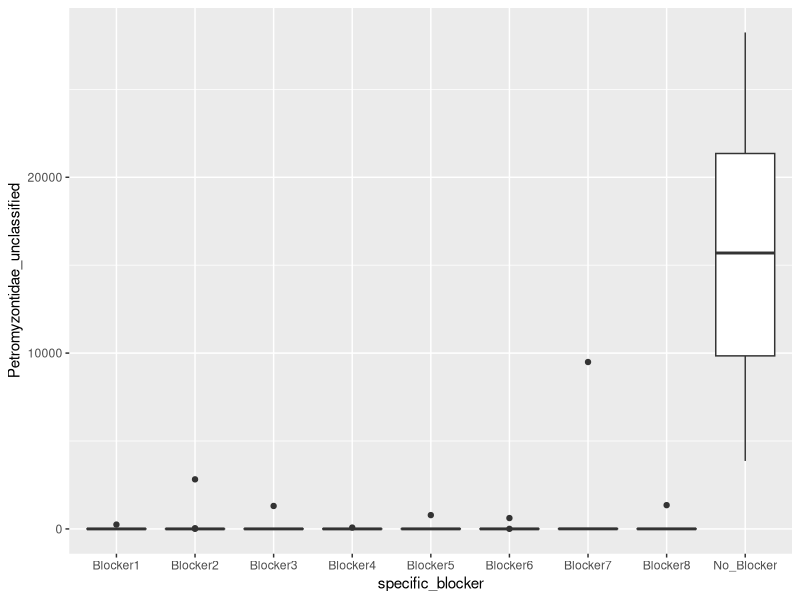
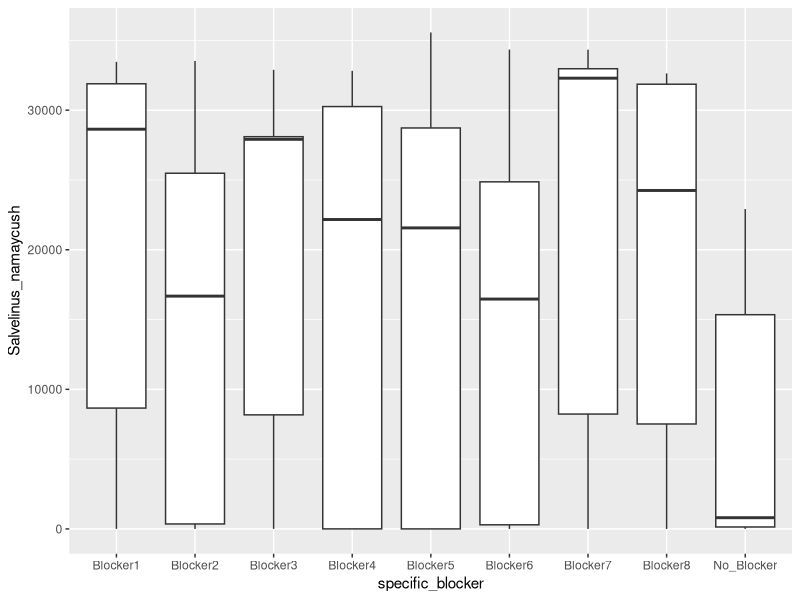
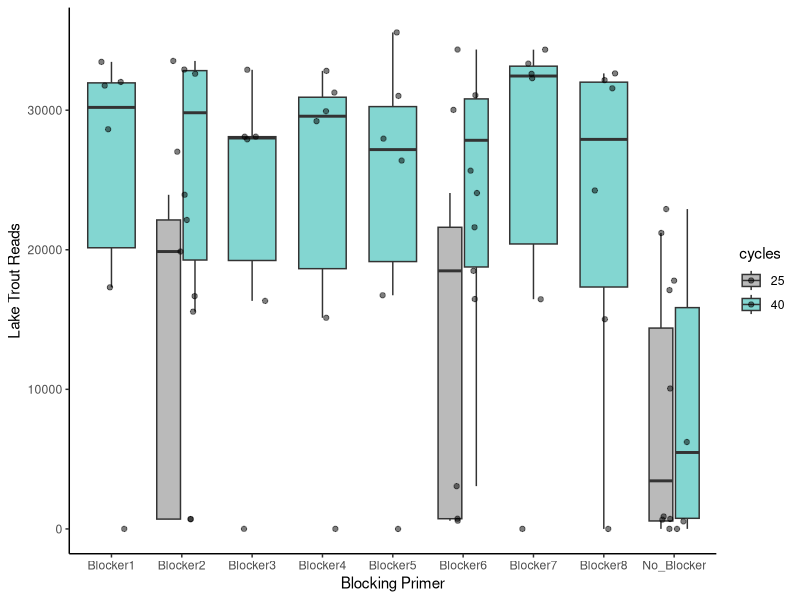
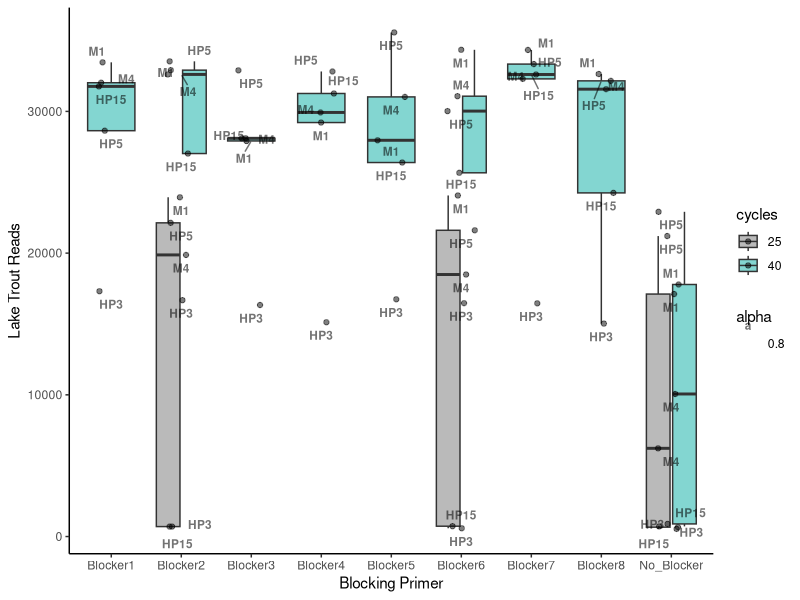
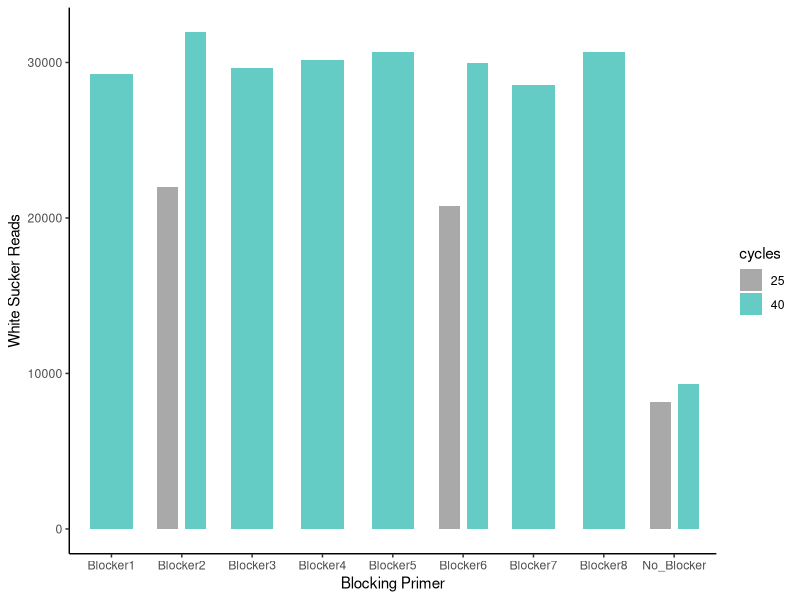
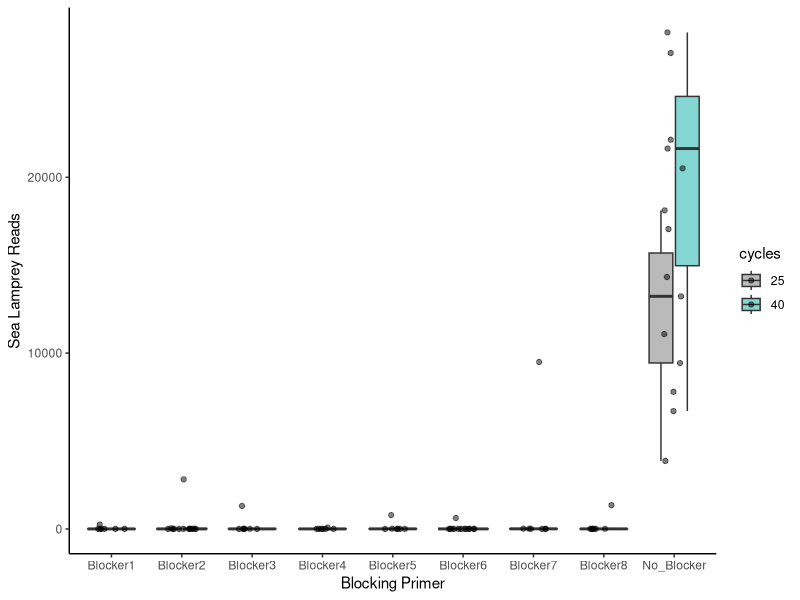
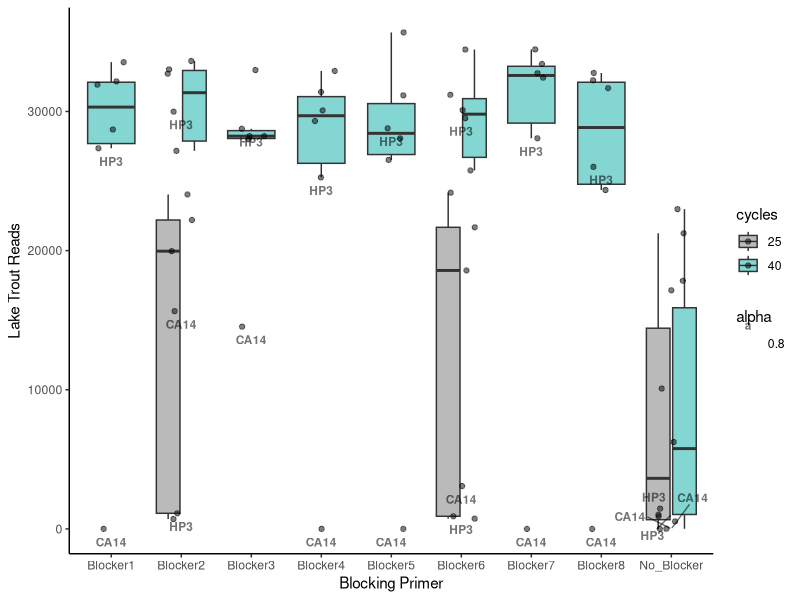
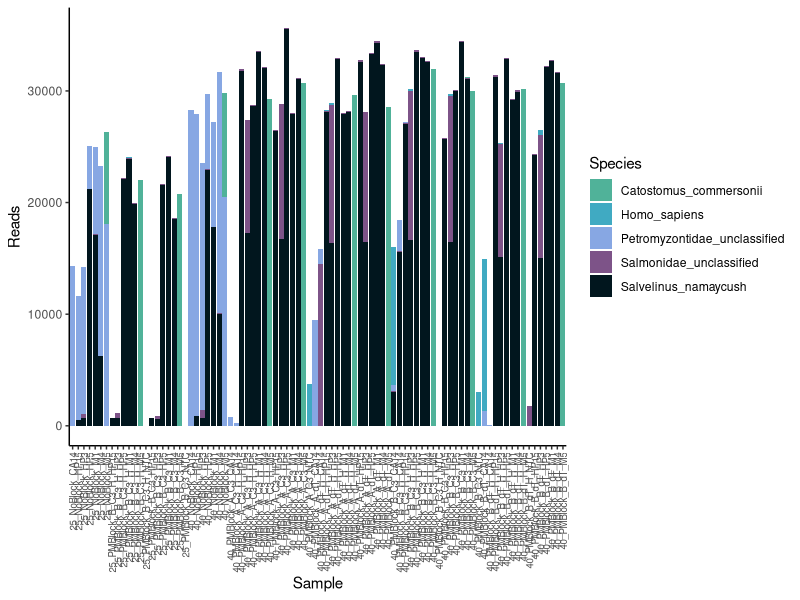

These figures' R source, in order: (Note: this script raises an error after producing the figures.)
library(tidyverse)
library(readxl)
library(ggthemes)


options(scipen = 999)  # removing scientific notation

matrix <- read_excel("./12S_SL_BP_Micro.mothur.community.matrix.xls")
head(matrix)

# change name of first column to indicate the sample
colnames(matrix)[1] <- "Sample"

# lot of extra columns, only need first 5
# these are lake trout, white sucker, sea lamprey, Salmonidae, and human 
matrix1 <- matrix[,1:6]
head(matrix1)


###############################################################
# Adding Categories/Organizing the data
###############################################################

# is there a block or no block?
matrix1$block <- ifelse(grepl("NoBlock", matrix1$Sample), "No", "Yes")

# cycle number
matrix1$cycles <- ifelse(grepl("25", matrix1$Sample), "25", "40")

# which sample?
matrix1 <- matrix1 %>%
  mutate(sample = case_when(
    grepl("CA14", Sample) ~ "CA14",
    grepl("HP3", Sample) ~ "HP3",
    grepl("HP15", Sample) ~ "HP15",
    grepl("HP5", Sample) ~ "HP5",
    grepl("M1", Sample) ~ "M1",
    grepl("M4", Sample) ~ "M4",
    grepl("M5", Sample) ~ "M5",
    TRUE ~ "NTC" # default case
  ))

# block A or block B?
matrix1$A_B <- ifelse(grepl("_A_", matrix1$Sample), "A", 
                      ifelse(grepl("_B_", matrix1$Sample), "B","No_Blocker"))

# which end modification?
matrix1$end_mod <- ifelse(grepl("_C3_", matrix1$Sample), "C3", 
                          ifelse(grepl("_dT_", matrix1$Sample), "dT","No_Blocker"))

# HPLC purified?
matrix1$purification <- ifelse(grepl("_H_", matrix1$Sample), "H", 
                               ifelse(grepl("NoBlock", matrix1$Sample), "No_Blocker","non_H"))

# specific Sample column
matrix1 <- matrix1 %>%
  mutate(specific_blocker = case_when(
    grepl("PMBlock_A_C3_H_", Sample) ~ "Blocker1",
    grepl("PMBlock_B_C3_H_", Sample) ~ "Blocker2",
    grepl("PMBlock_A_dT_H_", Sample) ~ "Blocker3",
    grepl("PMBlock_B_dT_H_", Sample) ~ "Blocker4",
    grepl("PMBlock_A_C3", Sample) ~ "Blocker5",
    grepl("PMBlock_B_C3", Sample) ~ "Blocker6",
    grepl("PMBlock_A_dT", Sample) ~ "Blocker7",
    grepl("PMBlock_B_dT", Sample) ~ "Blocker8",
    TRUE ~ "No_Blocker" # default case if none of the above conditions are met
  ))

#####################################################################
# Making Graphs
#####################################################################

library(ggrepel) # some of the text was overlapping, so this fixes that 
# comparing average number of sea lamprey sequences in bp samples vs non-bp samples

# for sea lamprey
ggplot(data=matrix1,aes(x=specific_blocker, y=Petromyzontidae_unclassified)) +
  geom_boxplot()

# for lake trout      
ggplot(data=matrix1,aes(x=specific_blocker, y=Salvelinus_namaycush)) +
  geom_boxplot()
# but these don't account for the samples that don't include lake trout, so...
# select only lake trout samples by removing M5 and NTC
matrix1 %>%
  filter(!grepl("M5", Sample) & !grepl("NTC", Sample)) %>%
  ggplot(aes(specific_blocker, Salvelinus_namaycush, fill = cycles))+
  geom_boxplot(alpha=0.8, outlier.shape = NA)+
  # bit messy with jitter or text, so can turn on/off
  geom_jitter(width = 0.2, height = 0, color = "black", alpha = 0.5) +
  #geom_text_repel(data = subset(matrix1, sample %in% c("CA14","HP3")),
    #aes(label = sample, alpha=0.8), vjust = 2, color = "black", size = 3, fontface = "bold") +
  scale_fill_manual(values=c("darkgray","#64CCC5")) +
  labs(x="Blocking Primer", y="Lake Trout Reads") +
  theme_classic()

# looking at this graph and the data a bit more closely, it looks like CA14 may have
# some outliers, so let's remove those as well and see what it looks like


matrix1 %>%
  filter(!grepl("M5", Sample) & !grepl("NTC", Sample) & !grepl("CA14", Sample)) %>%
  ggplot(aes(specific_blocker, Salvelinus_namaycush, fill = cycles))+
  geom_boxplot(alpha=0.8, outlier.shape = NA)+
  geom_jitter(width = 0.2, height = 0, color = "black", alpha = 0.5) +
  geom_text_repel(aes(label = sample, alpha=0.8), vjust = 2, color = "black", size = 3, fontface = "bold") +
  scale_fill_manual(values=c("darkgray","#64CCC5")) +
  labs(x="Blocking Primer", y="Lake Trout Reads") +
  theme_classic()

# -- Some Notes --
# Those points at the bottom for the 25 cycle samples are HP3 and HP15. When comparing
# to the 40 cycle samples, the one bottom outlier is HP3 and HP15 shoots up in with the 
# rest of the samples. Much more effective at the higher cycle ranges.


# let's try for white sucker
matrix1 %>%
  filter(grepl("M5", Sample) & !grepl("NTC", Sample) & !grepl("CA14", Sample)) %>%
  ggplot(aes(x = specific_blocker, y = Catostomus_commersonii, fill = cycles))+
  geom_bar(stat = "identity", position = position_dodge(width = 0.8), width = 0.6) +
  scale_fill_manual(values=c("darkgray","#64CCC5")) +
  labs(x="Blocking Primer", y="White Sucker Reads") +
  theme_classic()

# and finally for sea lamprey
matrix1 %>%
  filter(!grepl("NTC", Sample)) %>%
  ggplot(aes(specific_blocker, Petromyzontidae_unclassified, fill = cycles))+
  geom_boxplot(alpha=0.8, outlier.shape = NA) +
  geom_jitter(width = 0.2, height = 0, color = "black", alpha = 0.5) +
  #geom_text_repel(aes(label = sample, alpha=0.8), vjust = 2, color = "black", size = 3, fontface = "bold") +
  scale_fill_manual(values=c("darkgray","#64CCC5")) +
  labs(x="Blocking Primer", y="Sea Lamprey Reads") +
  theme_classic()

## Additional Plots?:
# ---- Add in "salmonidae" with the lake trout?
# ---- Can compare specific variables to each other (e.g. A vs B or H vs non-H, for paper)
# ---- What are the proportion changes that the Samples make?
# --------- Compare the percentages by which the Samples reduced sea lamprey/lake trout
# ---- How the fraction of reads changes across categories and Samples




##### random stats ##########

matrix1 %>% 
  filter(specific_blocker == "No_Blocker" & cycles == "25") %>%
  summarize(mean = mean(Petromyzontidae_unclassified))  # 12211

matrix1 %>% 
  filter(specific_blocker == "No_Blocker" & cycles == "40") %>%
  summarize(mean = mean(Petromyzontidae_unclassified))  # 19387
  

# comparing the two cycle groups for number of lake trout reads

group25 <- subset(matrix1, cycles == "25" & specific_blocker != "No_Blocker" & sample != "NTC" & sample != "M5")
group40 <- subset(matrix1, cycles == "40" & specific_blocker != "No_Blocker" & sample != "NTC" & sample != "M5")
groupNB <- subset(matrix1, cycles == "40" & specific_blocker == "No_Blocker" & sample != "NTC" & sample != "M5")

summarize(groupNB, mean = mean(groupNB$Salvelinus_namaycush))
summarize(group40, mean = mean(group40$Salvelinus_namaycush))


result <- wilcox.test(group25$Salvelinus_namaycush, group40$Salvelinus_namaycush)

group25 %>%
  filter(specific_blocker == "25_B_C3") %>%
  summarize(mean = mean(Salvelinus_namaycush))

group40 %>%
  filter(specific_blocker == "40_B_C3") %>%
  summarize(mean = mean(Salvelinus_namaycush))

wilcox.test(group40$Salvelinus_namaycush, groupNB$Salvelinus_namaycush)

#just B-C3 and B-C3-H

group40_BC3 <- group40 %>%
  filter(A_B == "B" & end_mod == "C3")
wilcox.test(group25$Salvelinus_namaycush, group40_BC3$Salvelinus_namaycush)


# looking at salmonid reads per blocking primer

# make a new column with total reads 
matrix1$total_reads <- rowSums(matrix1[3:6])

# combine lake trout and Salmonidae for total salmonids (probably all lake trout)
matrix1$total_salmonids <- matrix1$Salmonidae_unclassified + matrix1$Salvelinus_namaycush

matrix1 %>%
  filter(!grepl("M5", Sample) & !grepl("NTC", Sample)) %>%
  ggplot(aes(specific_blocker, total_salmonids, fill = cycles))+
  geom_boxplot(alpha=0.8, outlier.shape = NA)+
  geom_jitter(width = 0.2, height = 0, color = "black", alpha = 0.5) +
  geom_text_repel(data = subset(matrix1, sample %in% c("CA14","HP3")),
                  aes(label = sample, alpha=0.8), vjust = 2, color = "black", size = 3, fontface = "bold") +
  scale_fill_manual(values=c("darkgray","#64CCC5")) +
  labs(x="Blocking Primer", y="Lake Trout Reads") +
  theme_classic()

# reorder and create stacked bar column
reordered <- matrix1[order(matrix1$specific_blocker), ]

reordered_long <- reordered[ ,c(1:6,13)] %>%
  pivot_longer(cols = c(Salvelinus_namaycush, Catostomus_commersonii, Petromyzontidae_unclassified, Salmonidae_unclassified, Homo_sapiens), 
               names_to = "Species", values_to = "Reads")

reordered_long <- reordered_long %>%
  group_by(specific_blocker) %>%
  mutate(Proportion = Reads / sum(Reads))

reordered_long <- reordered_long %>%
  mutate(Digestive_Sample = case_when(
    grepl("CA14", Sample) ~ "CA14",
    grepl("HP3", Sample) ~ "HP3",
    grepl("HP15", Sample) ~ "HP15",
    grepl("HP5", Sample) ~ "HP5",
    grepl("M1", Sample) ~ "M1",
    grepl("M4", Sample) ~ "M4",
    grepl("M5", Sample) ~ "M5",
    TRUE ~ "NTC" # default case
  ))

# taking ".12S" out of the sample names
reordered_long$Sample <- gsub("\\.12S$", "", reordered_long$Sample)

#colors
custom_colors <- c("#50b299", "#40aac2","#87a7e3", "#7d5388","#01161e")

# all samples
ggplot(reordered_long, aes(x = Sample, y = Reads, fill = Species)) +
  geom_col() +
  scale_fill_manual(values = custom_colors) +
  theme_classic()+
  theme(axis.text.x = element_text(angle = 90, vjust = 0.5, hjust = 1, size =7))

# grouped by blocker
ggplot(reordered_long, aes(x = specific_blocker, y = Reads, fill = Species)) +
  geom_col() +
  scale_fill_manual(values = custom_colors) +
  theme_classic()+
  theme(axis.text.x = element_text(angle = 90, vjust = 0.5, hjust = 1, size =7))

# CA14 with different blockers
ggplot(subset(reordered_long, grepl("CA14", Sample)), aes(x = specific_blocker, y = Reads, fill = Species)) +
  geom_col() +
  scale_fill_manual(values = custom_colors) +
  theme_classic()+
  theme(axis.text.x = element_text(angle = 90, vjust = 0.5, hjust = 1, size =7))+
  labs(x = "Blocking Primer", y = "Number of Sequence Reads", title = "Number of Sequence Reads per Blocking Primer of CA14")

# HP15 with different blockers
ggplot(subset(reordered_long, grepl("HP15", Sample)), aes(x = specific_blocker, y = Reads, fill = Species)) +
  geom_col() +
  scale_fill_manual(values = custom_colors) +
  theme_classic()+
  theme(axis.text.x = element_text(angle = 90, vjust = 0.5, hjust = 1, size = 11),
        plot.title = element_text(face = "bold", family = "Helvetica", size = 14)) +
  labs(x = "Blocking Primer", y = "Number of Sequence Reads")

unique(matrix1$sample)


library(ggthemes)


ggplot(reordered_long, aes(x = specific_blocker, y = Reads, fill = Species)) +
  geom_col() +
  scale_fill_manual(values = custom_colors, 
                    labels = c("White Sucker", "Homo Sapiens", "Sea Lamprey", "Salmonid (unclassified)", "Lake Trout"))+
  theme_few()+
  theme(axis.text.x = element_text(angle = 90, vjust = 0.5, hjust = 1, size = 11)) +
  labs(x = "Blocking Primer", y = "Number of Sequence Reads") +
  facet_wrap(~ Digestive_Sample, ncol = 3)+
  theme(text = element_text(family = "Helvetica", face = "bold"),
        strip.text = element_text(size = 14),
        axis.text = element_text(family = "Helvetica", face = "plain"),
        axis.text.x = element_text(size = 9),
        legend.key.size = unit(1.5, "lines"),  # Adjust legend key size
        legend.text = element_text(size = 12),  # Adjust legend text size
        legend.title = element_text(size = 14, face = "bold"))

# reorder of the samples
reordered_long$Digestive_Sample <- factor(reordered_long$Digestive_Sample, 
                                          levels = c("M1", "M4", "M5", "HP3", "HP5", "HP15", "CA14", "NTC"))

#---------- reorganizing the data frame

# breaking up the NB sections into 25-cycle and 40-cycle
for (i in 1:nrow(reordered_long)) {
  if (grepl("25_NoBlock", reordered_long$Sample[i])) {
    reordered_long$specific_blocker[i] <- "No_Blocker_25"
  }
}

# new dataframe that does not include the 25-cycle PCR
seq_df_40 <- reordered_long %>%
  filter(!grepl("25", Sample))

#--- new graph with new df
seq_df_40$Species <- factor(seq_df_40$Species, levels=c("Salmonidae_unclassified",
                                                        "Salvelinus_namaycush",
                                                        "Catostomus_commersonii",
                                                        "Homo_sapiens",
                                                        "Petromyzontidae_unclassified"))

ggplot(seq_df_40, aes(x = specific_blocker, y = Reads, fill = Species)) +
  geom_col() +
  scale_fill_manual(values = custom_colors, 
                    labels = c("Salmonid (unclassified)",  "Lake Trout", "White Sucker", "Homo Sapiens", "Sea Lamprey"))+
  theme_few()+
  theme(axis.text.x = element_text(angle = 60, vjust = 1, hjust = 1, size = 15),
        plot.title = element_text(hjust = 0.5)) +
  ggtitle("Sequence Read Counts per Taxa per Blocking Primer") +
  labs(x = "Blocking Primer", y = "Number of Sequence Reads") +
  facet_wrap(~ Digestive_Sample, ncol = 2)+  # toggle this on/off for wrapped/unwrapped plot
  theme(text = element_text(family = "Helvetica", face = "bold"),
        strip.text = element_text(size = 14),
        axis.text = element_text(family = "Helvetica", face = "plain"),
        axis.text.x = element_text(size = 9),
        legend.key.size = unit(1.5, "lines"),  # Adjust legend key size
        legend.text = element_text(size = 12),  # Adjust legend text size
        legend.title = element_text(size = 14, face = "bold"))


# filter out homo sapiens and NTC samples
seq_df_40_nohs <- filter(seq_df_40, Species != "Homo_sapiens")
seq_df_40_nohs <- filter(seq_df_40_nohs, !grepl("NTC", seq_df_40_nohs$Sample))
# adjust colors
custom_colors2 <- c("#6bc9b2", "#40aac2","#87a7e3","#01161e")

#change order of factor
seq_df_40_nohs$Digestive_Sample <- factor(seq_df_40_nohs$Digestive_Sample, levels = c("M1", "M4", "M5", "CA14", "HP3", "HP5", "HP15"))

#plot again
no_hs_seq_plot <- ggplot(seq_df_40_nohs, aes(x = specific_blocker, y = Reads, fill = Species)) +
  geom_col() +
  scale_fill_manual(values = custom_colors2, 
                    labels = c("Salmonid (unclassified)",  "Lake Trout", "White Sucker", "Sea Lamprey"))+
  theme_few()+
  theme(axis.text.x = element_text(angle = 60, vjust = 1, hjust = 1, size = 15),
        plot.title = element_text(hjust = 0.5)) +
  ggtitle("Sequence Read Counts per Taxa per Blocking Primer") +
  labs(x = "Blocking Primer", y = "Number of Sequence Reads") +
  facet_wrap(~ Digestive_Sample, ncol = 2)+  # toggle this on/off for wrapped/unwrapped plot
  theme(text = element_text(family = "Helvetica", face = "bold"),
        strip.text = element_text(size = 14),
        axis.text = element_text(family = "Helvetica", face = "plain"),
        axis.text.x = element_text(size = 9),
        legend.key.size = unit(1.5, "lines"),  # Adjust legend key size
        legend.text = element_text(size = 12),  # Adjust legend text size
        legend.title = element_text(size = 14, face = "bold"))

no_hs_seq_plot







#---------- more basic stats on blocking primer numbers
head(seq_df_40_nohs)

m1_nb_total <- seq_df_40_nohs %>%
  filter(specific_blocker )





















